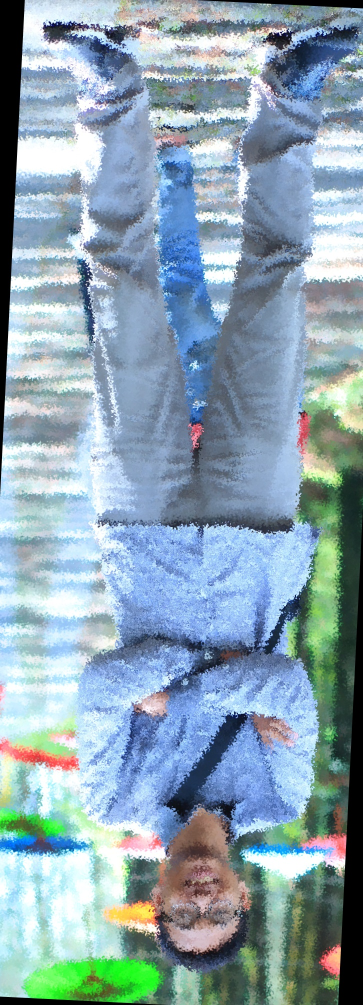
#> input picture faces/augmented1/aziz_1.jpg, 726 x 2010 px, given in place of augmented1, which was not available (shown at 1/2 size)
$ python resize.py
#> lines starting #> are read from the running program, lines starting #| are printed output that depends on the picture
from PIL import Image
import os

def resize_images(folder_path, output_folder, new_size=(250, 250)):
    # Membuat folder output jika belum ada
#> called with folder_path = 'faces', output_folder = 'faces/test', new_size = (250, 250)
    if not os.path.exists(output_folder):
        os.makedirs(output_folder)

    # Melakukan iterasi pada setiap file di dalam folder input
    for filename in os.listdir(folder_path):
        input_path = os.path.join(folder_path, filename)
        output_path = os.path.join(output_folder, filename)

        try:
            # Membuka gambar
            with Image.open(input_path) as img:
                # Mengubah ukuran gambar
#> img is the input picture: PIL image 726x2010 RGB; mean R, G, B 139.1, 162.9, 175.4
                img_resized = img.resize(new_size)
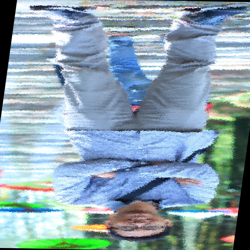
#> img_resized: PIL image 250x250 RGB; mean R, G, B 139.1, 162.9, 175.4
                # Menyimpan gambar yang sudah diubah ukurannya
                img_resized.save(output_path)
        except Exception as e:
            print(f"Gagal mengubah ukuran gambar {filename}: {str(e)}")
#> pass 2 of the loop in resize_images, `for filename in os.listdir(folder_path):`:
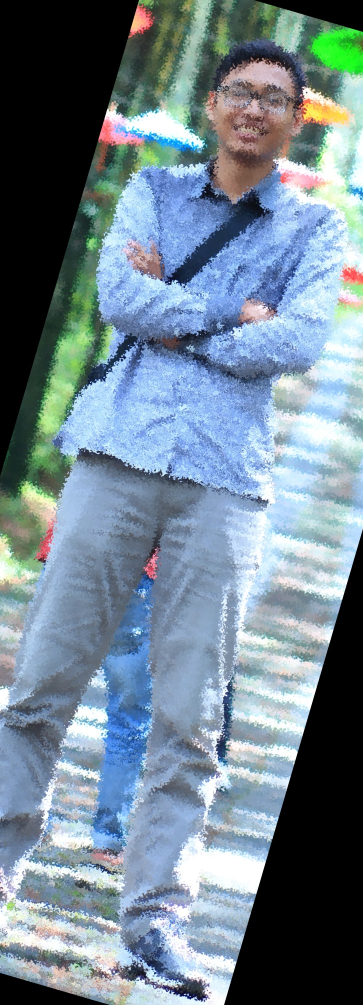
#> input picture faces/augmented1/aziz_11.jpg, 726 x 2010 px, given in place of aziz, which was not available (shown at 1/2 size)
#> in resize_images, img is the input picture: PIL image 726x2010 RGB; mean R, G, B 114.4, 133, 145.9
#> in resize_images, `img_resized = img.resize(new_size)`:
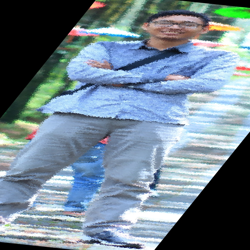
#> img_resized: PIL image 250x250 RGB; mean R, G, B 114.4, 133, 145.9

if __name__ == "__main__":
    # Ganti folder_path dengan path folder tempat gambar-gambar berada
    folder_path = "faces"

    # Ganti output_folder dengan path folder tempat menyimpan gambar yang sudah diubah ukurannya
    output_folder = "faces/test"

    # Panggil fungsi resize_images
    resize_images(folder_path, output_folder)
